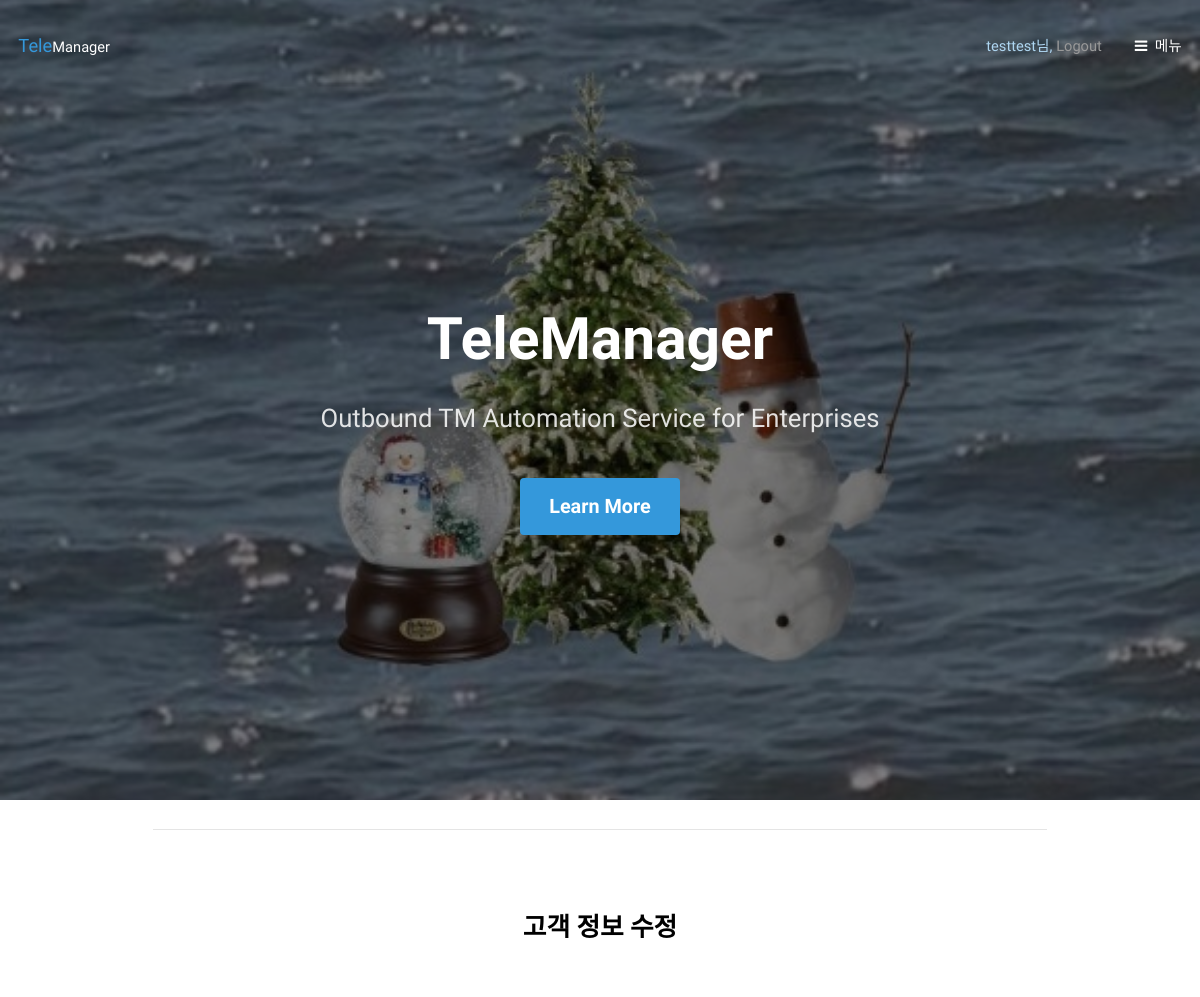
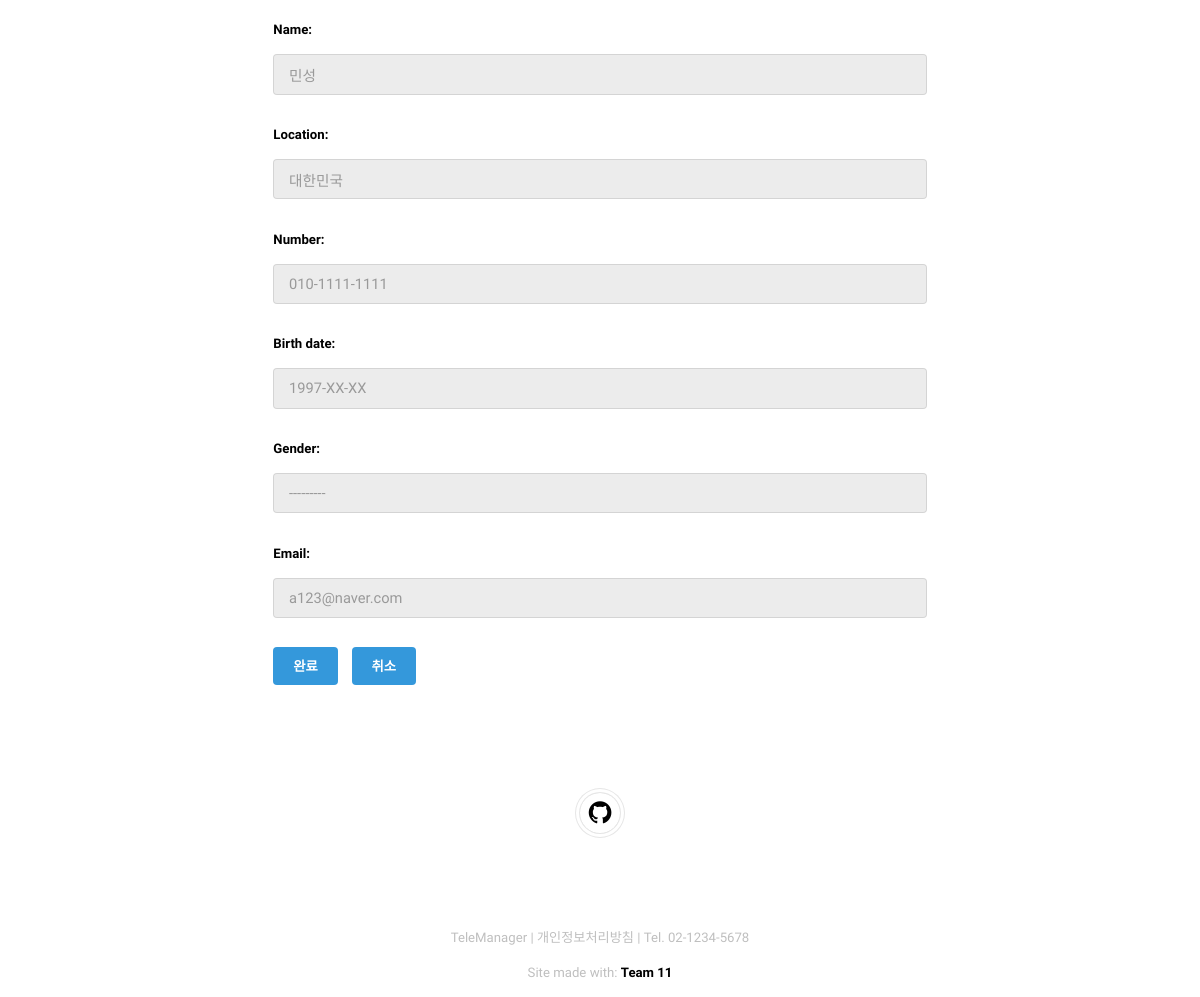
The page /client/edit/16/ (signed in) on the database its author committed (2 pictures, top to bottom).
### client/models.py (models this page shows, shortened)
class Client(models.Model):
	user = models.ForeignKey(settings.AUTH_USER_MODEL, on_delete=models.CASCADE, null=True)
	name = models.CharField(max_length=30)                               # 고객 이름 저장
	location = models.CharField(max_length=140, null=True, blank=True)   # 고객 주소 저장
	number = models.CharField(max_length=20, null=True, blank=True)      # 고객 전화번호 저장
	birth_date = models.CharField(max_length=10, null=True, blank=True)  # YYYY-MM_DD 형식
	tm_date = models.DateTimeField(null=True, blank = True)              # TM 날짜 저장
	age = models.IntegerField(null= True, blank=True)                    # 고객 나이 저장
	gender = models.CharField(max_length=10, choices=[('Male', 'Male'), ('Female', 'Female')], null=True, blank=True)  # (실제 값, 보여지는 값)
	email = models.EmailField(max_length=254, null=True, blank=True)     # 고객 이메일 저장
	info = models.CharField(max_length=1000, null=True, blank=True)		 # 고객의 정보들

### client/views.py (the view)
# urls.py: path('edit/<int:client_id>/', views.edit_client, name='edit_client'),
def edit_client(request, client_id):
    client_ip = request.META.get('REMOTE_ADDR')
    if client_ip not in ALLOW_URL_LIST:
        return redirect('account:urlerror')
    client = get_object_or_404(Client, id=client_id, user=request.user)
    if request.method == 'POST':
        form = ClientForm(request.POST, instance=client)
        if form.is_valid():
            form.save()
            return redirect('client:list')  # 클라이언트 목록 뷰로 리디렉션
    else:
        form = ClientForm(instance=client)
    return render(request, 'client/edit_client.html', {'form': form, 'client': client})

### client/forms.py
class ClientForm(forms.ModelForm):
    class Meta:
        model = Client
        fields = ['name', 'location', 'number', 'birth_date', 'gender', 'email']

### client/templates/client/edit_client.html (shortened to what this page needs)
{% extends 'base.html' %}
{% load static %}
{% block content %}
<div id="main" class="container">
    <hr>
    <br><br>
    <h3 class='centered'>고객 정보 수정</h3><br>
    <form method="post" class="margin-form-container">
        {{ form.as_p }}
        <button type="submit">완료</button>
        <button><a href="{% url 'client:list' %}" style='color:white'>취소</a></button>
    </form>
</div>
{% endblock %}

### templates/base.html (shortened to what this page needs)
<!DOCTYPE HTML>
<html lang="ko">
<head>
    {% load static %}
    <link rel="stylesheet" href="{% static 'css/main.css' %}">
</head>
<body>
    <header id="header" class="alt">
        <div class="logo">
            <a href="/">Tele<span>Manager</span></a>
        </div>
        {% if not user.is_authenticated %}
        <span class="header-text">
            <a href="/account/">Login</a>
        </span>
        {% else %}
        <span class="header-text">
            {{user}}님,
            <span class="logout-form" onclick="logoutUser()">
                <a href="/">Logout</a>
            </span>
        </span>
        {% endif %}
        <a href="#menu">메뉴</a>
    </header>
    <section id="banner">
        <div class="inner">
            <header>
                <h1>TeleManager</h1>
                <p>Outbound TM Automation Service for Enterprises</p>
            </header>
            <a href="#main" class="button big scrolly">Learn More</a>
        </div>
    </section>
    {% block content %}{% endblock %}
    <footer id="footer">
        <div class="copyright">
            <ul class="icons">
                <li><a href="https://github.com/TeleManager" class="icon fa-github"><span class="label">Github</span></a></li>
            </ul>
        </div>
    </footer><div class="copyright">
        TeleManager | 개인정보처리방침 | Tel. 02-1234-5678
    </div>
    <div class="copyright">
        Site made with: <a href="#">Team 11</a>
    </div>
</body>
</html>

### rows shown on the page
Client: name "민성", location "대한민국", number "010-1111-1111", birth_date "1997-XX-XX", gender "---------", email "a123@naver.com"

### other values the page prints
{{ user }} "testtest"
